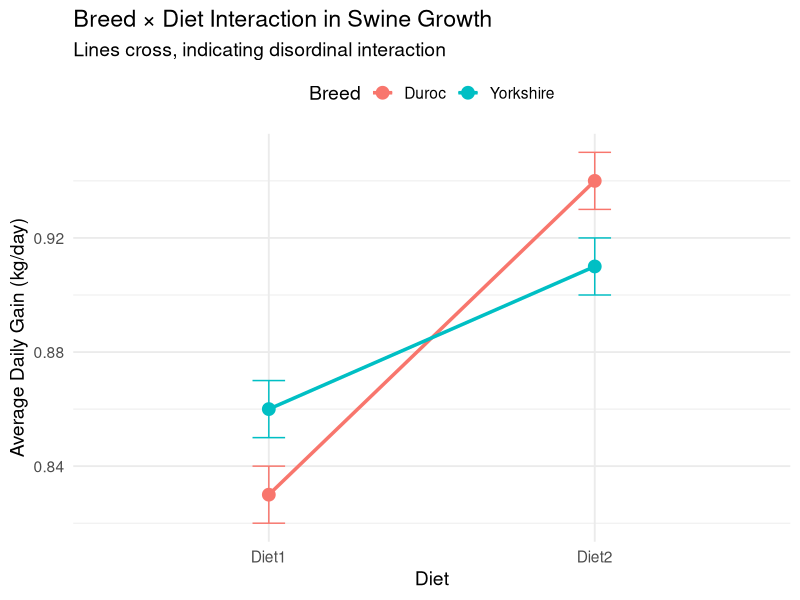
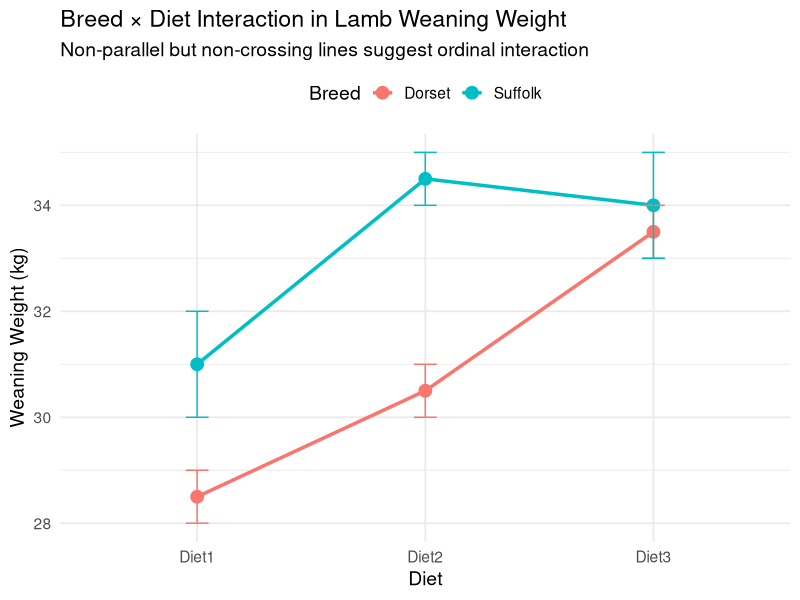
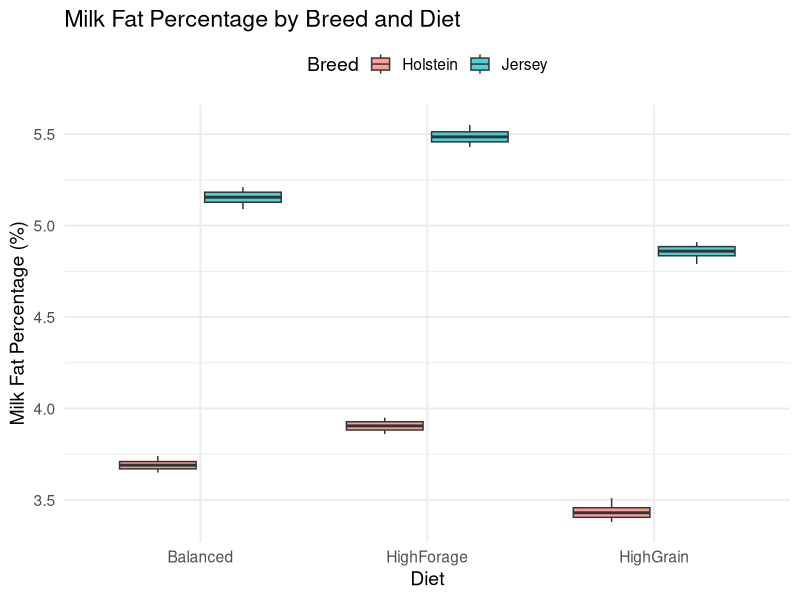
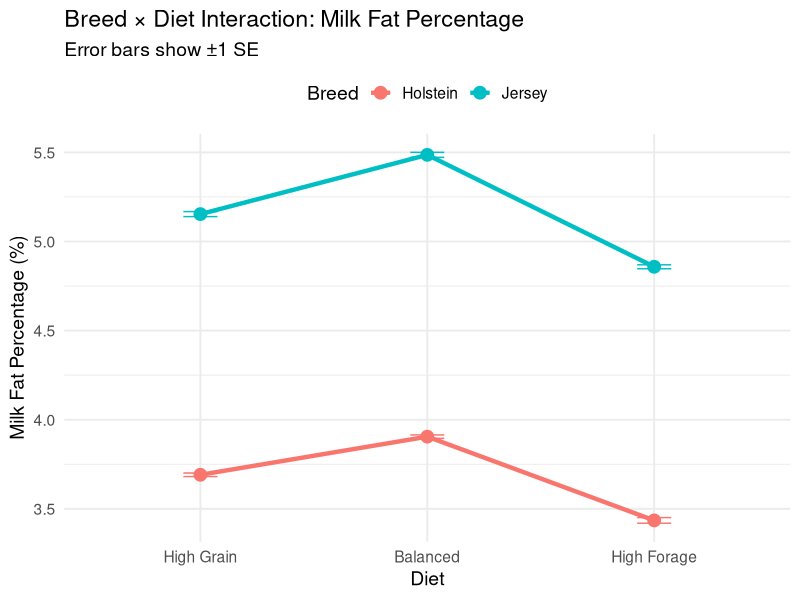
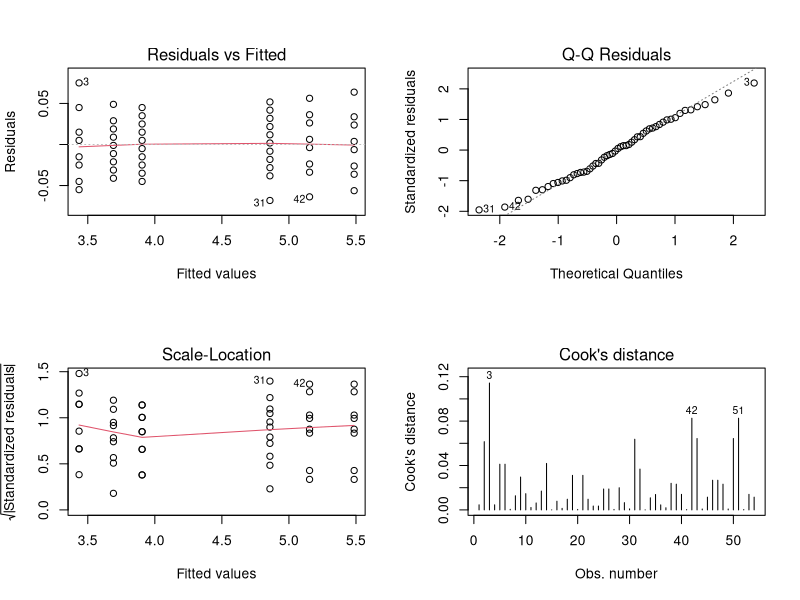

Source code (R) for these figures, in order:
## ---- chunk 1
#| label: swine-data-load
#| echo: true

# Load data
swine <- read.csv("data/swine_growth_breed_diet.csv")
print(swine)

# Summary
table(swine$breed, swine$diet)  # Check balance
## ---- chunk 2
#| label: swine-cell-means
#| echo: true

# Cell means
cell_means <- tapply(swine$adg, list(swine$breed, swine$diet), mean)
print(cell_means)

# Marginal means
breed_means <- tapply(swine$adg, swine$breed, mean)
diet_means <- tapply(swine$adg, swine$diet, mean)
grand_mean <- mean(swine$adg)

cat("\nMarginal means for Breed:\n")
print(breed_means)
cat("\nMarginal means for Diet:\n")
print(diet_means)
cat("\nGrand mean:", grand_mean, "\n")
## ---- chunk 3
#| label: swine-ss-verification
#| echo: true

# Compute manually
a <- 2  # breeds
b <- 2  # diets
n <- 2  # reps per cell
N <- 8  # total

# SS(Breed)
SS_breed <- b * n * sum((breed_means - grand_mean)^2)

# SS(Diet)
SS_diet <- a * n * sum((diet_means - grand_mean)^2)

# SS(Breed×Diet) - interaction
interaction_dev <- cell_means - outer(breed_means, diet_means, "+") + grand_mean
SS_interaction <- n * sum(interaction_dev^2)

# SSE
SSE <- sum((swine$adg - cell_means[cbind(swine$breed, swine$diet)])^2)

# SST
SST <- sum((swine$adg - grand_mean)^2)

cat("SS(Breed):", SS_breed, "\n")
cat("SS(Diet):", SS_diet, "\n")
cat("SS(Breed×Diet):", SS_interaction, "\n")
cat("SSE:", SSE, "\n")
cat("SST:", SST, "\n")
cat("Check decomposition:", SS_breed + SS_diet + SS_interaction + SSE, "\n")
## ---- chunk 4
#| label: swine-anova-table
#| echo: true

# Degrees of freedom
df_breed <- a - 1
df_diet <- b - 1
df_interaction <- (a - 1) * (b - 1)
df_error <- N - a*b
df_total <- N - 1

# Mean squares
MS_breed <- SS_breed / df_breed
MS_diet <- SS_diet / df_diet
MS_interaction <- SS_interaction / df_interaction
MSE <- SSE / df_error

# F-statistics
F_breed <- MS_breed / MSE
F_diet <- MS_diet / MSE
F_interaction <- MS_interaction / MSE

# p-values
p_breed <- 1 - pf(F_breed, df_breed, df_error)
p_diet <- 1 - pf(F_diet, df_diet, df_error)
p_interaction <- 1 - pf(F_interaction, df_interaction, df_error)

# Create ANOVA table
anova_table <- data.frame(
  Source = c("Breed", "Diet", "Breed×Diet", "Error", "Total"),
  df = c(df_breed, df_diet, df_interaction, df_error, df_total),
  SS = c(SS_breed, SS_diet, SS_interaction, SSE, SST),
  MS = c(MS_breed, MS_diet, MS_interaction, MSE, NA),
  F = c(F_breed, F_diet, F_interaction, NA, NA),
  p_value = c(p_breed, p_diet, p_interaction, NA, NA)
)

print(anova_table, digits = 4)
## ---- chunk 5
#| label: swine-interaction-plot
#| echo: true
#| fig-width: 8
#| fig-height: 6

# Create interaction plot
library(ggplot2)

# Calculate means and standard errors for plotting
swine_summary <- aggregate(adg ~ breed + diet, data = swine,
                            FUN = function(x) c(mean = mean(x), se = sd(x)/sqrt(length(x))))
swine_summary <- do.call(data.frame, swine_summary)
colnames(swine_summary)[3:4] <- c("mean", "se")

ggplot(swine_summary, aes(x = diet, y = mean, color = breed, group = breed)) +
  geom_line(linewidth = 1.2) +
  geom_point(size = 4) +
  geom_errorbar(aes(ymin = mean - se, ymax = mean + se), width = 0.1) +
  labs(title = "Breed × Diet Interaction in Swine Growth",
       subtitle = "Lines cross, indicating disordinal interaction",
       x = "Diet",
       y = "Average Daily Gain (kg/day)",
       color = "Breed") +
  theme_minimal(base_size = 14) +
  theme(legend.position = "top")
## ---- chunk 6
#| label: swine-verify-lm
#| echo: true

# Fit with lm()
model <- lm(adg ~ breed * diet, data = swine)

# ANOVA table (Type I SS)
anova(model)

# Type III SS (using car package)
library(car)
Anova(model, type = 3)
## ---- chunk 7
#| label: lamb-data-load
#| echo: true

# Load data
lamb <- read.csv("data/lamb_growth_breed_diet.csv")
print(lamb)

# Check balance
table(lamb$breed, lamb$diet)
## ---- chunk 8
#| label: lamb-balanced-analysis
#| echo: true

# Fit model
model_balanced <- lm(weight_kg ~ breed * diet, data = lamb)

# Type I SS (order: breed, diet, interaction)
cat("=== Type I SS (Breed, Diet, Interaction) ===\n")
print(anova(model_balanced))

# Type I SS (order: diet, breed, interaction)
cat("\n=== Type I SS (Diet, Breed, Interaction) ===\n")
model_balanced2 <- lm(weight_kg ~ diet * breed, data = lamb)
print(anova(model_balanced2))

# Type III SS
cat("\n=== Type III SS ===\n")
print(Anova(model_balanced, type = 3))
## ---- chunk 9
#| label: lamb-unbalanced
#| echo: true

# Create unbalanced data by dropping observations
set.seed(123)
lamb_unbalanced <- lamb[-c(3, 8), ]  # Drop one from Suffolk-Diet2 and one from Dorset-Diet1

cat("Unbalanced design:\n")
print(table(lamb_unbalanced$breed, lamb_unbalanced$diet))

# Fit model on unbalanced data
model_unbal <- lm(weight_kg ~ breed * diet, data = lamb_unbalanced)

# Type I SS (breed first)
cat("\n=== Type I SS (Breed first) ===\n")
anova_type1_breed <- anova(model_unbal)
print(anova_type1_breed)

# Type I SS (diet first)
cat("\n=== Type I SS (Diet first) ===\n")
model_unbal2 <- lm(weight_kg ~ diet * breed, data = lamb_unbalanced)
anova_type1_diet <- anova(model_unbal2)
print(anova_type1_diet)

# Type III SS
cat("\n=== Type III SS ===\n")
anova_type3 <- Anova(model_unbal, type = 3)
print(anova_type3)
## ---- chunk 10
#| label: lamb-ss-comparison
#| echo: true

# Extract SS values for comparison
ss_comparison <- data.frame(
  Effect = c("Breed", "Diet", "Breed×Diet"),
  Type_I_Breed_First = c(anova_type1_breed$`Sum Sq`[1],
                          anova_type1_breed$`Sum Sq`[2],
                          anova_type1_breed$`Sum Sq`[3]),
  Type_I_Diet_First = c(anova_type1_diet$`Sum Sq`[2],
                         anova_type1_diet$`Sum Sq`[1],
                         anova_type1_diet$`Sum Sq`[3]),
  Type_III = c(anova_type3$`Sum Sq`[2],
               anova_type3$`Sum Sq`[3],
               anova_type3$`Sum Sq`[4])
)

print(ss_comparison)

# Show F-statistics comparison
f_comparison <- data.frame(
  Effect = c("Breed", "Diet", "Breed×Diet"),
  Type_I_Breed_First = c(anova_type1_breed$`F value`[1],
                          anova_type1_breed$`F value`[2],
                          anova_type1_breed$`F value`[3]),
  Type_I_Diet_First = c(anova_type1_diet$`F value`[2],
                         anova_type1_diet$`F value`[1],
                         anova_type1_diet$`F value`[3]),
  Type_III = c(anova_type3$`F value`[2],
               anova_type3$`F value`[3],
               anova_type3$`F value`[4])
)

print(f_comparison)
## ---- chunk 11
#| label: lamb-interaction-plot
#| echo: true
#| fig-width: 8
#| fig-height: 6

# Calculate means for plotting
lamb_summary <- aggregate(weight_kg ~ breed + diet, data = lamb,
                           FUN = function(x) c(mean = mean(x), se = sd(x)/sqrt(length(x))))
lamb_summary <- do.call(data.frame, lamb_summary)
colnames(lamb_summary)[3:4] <- c("mean", "se")

ggplot(lamb_summary, aes(x = diet, y = mean, color = breed, group = breed)) +
  geom_line(linewidth = 1.2) +
  geom_point(size = 4) +
  geom_errorbar(aes(ymin = mean - se, ymax = mean + se), width = 0.1) +
  labs(title = "Breed × Diet Interaction in Lamb Weaning Weight",
       subtitle = "Non-parallel but non-crossing lines suggest ordinal interaction",
       x = "Diet",
       y = "Weaning Weight (kg)",
       color = "Breed") +
  theme_minimal(base_size = 14) +
  theme(legend.position = "top")
## ---- chunk 12
#| label: dairy-load-data
#| echo: true

# Load data
dairy <- read.csv("data/dairy_milk_fat_breed_diet.csv")

# Show first few rows
head(dairy, 10)

# Data structure
str(dairy)
## ---- chunk 13
#| label: dairy-check-balance
#| echo: true

# Cell sample sizes
cell_sizes <- table(dairy$breed, dairy$diet)
print(cell_sizes)

# Total sample size
cat("\nTotal N =", nrow(dairy), "\n")

# Check for missing combinations
cat("\nAll cells have observations:", all(cell_sizes > 0), "\n")
## ---- chunk 14
#| label: dairy-summary-stats
#| echo: true

# Overall statistics
cat("Overall fat percentage:\n")
cat("  Mean:", mean(dairy$fat_pct), "\n")
cat("  SD:", sd(dairy$fat_pct), "\n")
cat("  Range:", range(dairy$fat_pct), "\n\n")

# By breed
cat("Fat % by Breed:\n")
print(aggregate(fat_pct ~ breed, data = dairy,
                FUN = function(x) c(n = length(x), mean = mean(x), sd = sd(x))))

# By diet
cat("\nFat % by Diet:\n")
print(aggregate(fat_pct ~ diet, data = dairy,
                FUN = function(x) c(n = length(x), mean = mean(x), sd = sd(x))))

# By breed and diet
cat("\nFat % by Breed × Diet:\n")
cell_stats <- aggregate(fat_pct ~ breed + diet, data = dairy,
                         FUN = function(x) c(n = length(x), mean = mean(x), sd = sd(x)))
print(cell_stats)
## ---- chunk 15
#| label: dairy-boxplots
#| echo: true
#| fig-width: 10
#| fig-height: 6

library(ggplot2)

# Boxplot by breed and diet
ggplot(dairy, aes(x = diet, y = fat_pct, fill = breed)) +
  geom_boxplot(alpha = 0.7) +
  labs(title = "Milk Fat Percentage by Breed and Diet",
       x = "Diet",
       y = "Milk Fat Percentage (%)",
       fill = "Breed") +
  theme_minimal(base_size = 14) +
  theme(legend.position = "top")
## ---- chunk 16
#| label: dairy-interaction-preliminary
#| echo: true
#| fig-width: 10
#| fig-height: 6

# Calculate means and SE for each combination
dairy_means <- aggregate(fat_pct ~ breed + diet, data = dairy, mean)
dairy_se <- aggregate(fat_pct ~ breed + diet, data = dairy,
                      FUN = function(x) sd(x)/sqrt(length(x)))
colnames(dairy_se)[3] <- "se"
dairy_summary <- merge(dairy_means, dairy_se, by = c("breed", "diet"))

# Interaction plot with error bars
ggplot(dairy_summary, aes(x = diet, y = fat_pct, color = breed, group = breed)) +
  geom_line(linewidth = 1.5) +
  geom_point(size = 4) +
  geom_errorbar(aes(ymin = fat_pct - se, ymax = fat_pct + se), width = 0.15) +
  labs(title = "Breed × Diet Interaction: Milk Fat Percentage",
       subtitle = "Error bars show ±1 SE",
       x = "Diet",
       y = "Milk Fat Percentage (%)",
       color = "Breed") +
  scale_x_discrete(labels = c("High Grain", "Balanced", "High Forage")) +
  theme_minimal(base_size = 14) +
  theme(legend.position = "top")
## ---- chunk 17
#| label: dairy-bartlett-test
#| echo: true

# Test for equal variances across all groups
bartlett.test(fat_pct ~ interaction(breed, diet), data = dairy)
## ---- chunk 18
#| label: dairy-type3-analysis
#| echo: true

library(car)

# Fit model
model <- lm(fat_pct ~ breed * diet, data = dairy)

# Type III SS
cat("=== Type III SS (Recommended for Unbalanced Data) ===\n")
anova_type3 <- Anova(model, type = 3)
print(anova_type3)

# Extract SSE and degrees of freedom
SSE <- anova_type3$`Sum Sq`[5]
SST <- sum((dairy$fat_pct - mean(dairy$fat_pct))^2)
df_error <- anova_type3$Df[5]

# Effect sizes
eta_p_sq_breed <- anova_type3$`Sum Sq`[2] / (anova_type3$`Sum Sq`[2] + SSE)
eta_p_sq_diet <- anova_type3$`Sum Sq`[3] / (anova_type3$`Sum Sq`[3] + SSE)
eta_p_sq_int <- anova_type3$`Sum Sq`[4] / (anova_type3$`Sum Sq`[4] + SSE)

MSE <- SSE / df_error
omega_sq_breed <- (anova_type3$`Sum Sq`[2] - 1 * MSE) / (SST + MSE)
omega_sq_diet <- (anova_type3$`Sum Sq`[3] - 2 * MSE) / (SST + MSE)
omega_sq_int <- max(0, (anova_type3$`Sum Sq`[4] - 2 * MSE) / (SST + MSE))

cat("\n=== Effect Sizes ===\n")
cat(sprintf("Breed:       η²ₚ = %.3f,  ω² = %.3f\n", eta_p_sq_breed, omega_sq_breed))
cat(sprintf("Diet:        η²ₚ = %.3f,  ω² = %.3f\n", eta_p_sq_diet, omega_sq_diet))
cat(sprintf("Breed×Diet:  η²ₚ = %.3f,  ω² = %.3f\n", eta_p_sq_int, omega_sq_int))
## ---- chunk 19
#| label: dairy-diagnostics
#| echo: true
#| fig-width: 10
#| fig-height: 8

# Standard diagnostic plots
par(mfrow = c(2, 2))
plot(model, which = 1:4)
par(mfrow = c(1, 1))

# Shapiro-Wilk test on residuals
shapiro_test <- shapiro.test(residuals(model))
cat("\nShapiro-Wilk test for normality of residuals:\n")
cat("W =", shapiro_test$statistic, ", p-value =", shapiro_test$p.value, "\n")
if(shapiro_test$p.value > 0.05) {
  cat("✓ Residuals appear normally distributed (p > 0.05)\n")
} else {
  cat("⚠ Residuals may deviate from normality (p < 0.05)\n")
}
## ---- chunk 20
#| label: solver-ss-function
#| echo: true

compute_twoway_ss <- function(y, factor_a, factor_b) {
  #' Compute all sums of squares for two-way ANOVA
  #' @param y Response vector
  #' @param factor_a First factor
  #' @param factor_b Second factor
  #' @return List with SS components

  # Convert to factors
  factor_a <- as.factor(factor_a)
  factor_b <- as.factor(factor_b)

  # Dimensions
  n <- length(y)
  a <- nlevels(factor_a)
  b <- nlevels(factor_b)

  # Cell means
  cell_means <- tapply(y, list(factor_a, factor_b), mean)
  cell_sizes <- tapply(y, list(factor_a, factor_b), length)

  # Marginal means
  means_a <- tapply(y, factor_a, mean)
  means_b <- tapply(y, factor_b, mean)
  grand_mean <- mean(y)

  # SS(A)
  sizes_a <- tapply(y, factor_a, length)
  SS_A <- sum(sizes_a * (means_a - grand_mean)^2)

  # SS(B)
  sizes_b <- tapply(y, factor_b, length)
  SS_B <- sum(sizes_b * (means_b - grand_mean)^2)

  # SS(AB) - interaction
  expected_means <- outer(means_a, means_b, "+") - grand_mean
  interaction_effects <- cell_means - expected_means
  SS_AB <- sum(cell_sizes * interaction_effects^2, na.rm = TRUE)

  # SSE
  residuals_by_cell <- tapply(1:n, list(factor_a[1:n], factor_b[1:n]),
                                function(idx) {
                                  cell_mean <- mean(y[idx])
                                  sum((y[idx] - cell_mean)^2)
                                })
  SSE <- sum(residuals_by_cell, na.rm = TRUE)

  # SST
  SST <- sum((y - grand_mean)^2)

  # Degrees of freedom
  df_A <- a - 1
  df_B <- b - 1
  df_AB <- (a - 1) * (b - 1)
  df_error <- n - a * b
  df_total <- n - 1

  return(list(
    SS_A = SS_A, SS_B = SS_B, SS_AB = SS_AB,
    SSE = SSE, SST = SST,
    df_A = df_A, df_B = df_B, df_AB = df_AB,
    df_error = df_error, df_total = df_total,
    MSE = SSE / df_error
  ))
}

# Test
ss_test <- compute_twoway_ss(dairy$fat_pct, dairy$breed, dairy$diet)
cat("SS(Breed):", ss_test$SS_A, "\n")
cat("SS(Diet):", ss_test$SS_B, "\n")
cat("SS(Interaction):", ss_test$SS_AB, "\n")
cat("SSE:", ss_test$SSE, "\n")
## ---- chunk 21
#| label: solver-anova-function
#| echo: true

my_twoway_anova <- function(y, factor_a, factor_b,
                             factor_a_name = "Factor A",
                             factor_b_name = "Factor B") {
  #' Complete two-way ANOVA with effect sizes

  # Compute SS
  ss <- compute_twoway_ss(y, factor_a, factor_b)

  # Mean squares
  MS_A <- ss$SS_A / ss$df_A
  MS_B <- ss$SS_B / ss$df_B
  MS_AB <- ss$SS_AB / ss$df_AB

  # F-statistics
  F_A <- MS_A / ss$MSE
  F_B <- MS_B / ss$MSE
  F_AB <- MS_AB / ss$MSE

  # p-values
  p_A <- 1 - pf(F_A, ss$df_A, ss$df_error)
  p_B <- 1 - pf(F_B, ss$df_B, ss$df_error)
  p_AB <- 1 - pf(F_AB, ss$df_AB, ss$df_error)

  # ANOVA table
  anova_table <- data.frame(
    Source = c(factor_a_name, factor_b_name,
               paste0(factor_a_name, "×", factor_b_name), "Error"),
    df = c(ss$df_A, ss$df_B, ss$df_AB, ss$df_error),
    SS = c(ss$SS_A, ss$SS_B, ss$SS_AB, ss$SSE),
    MS = c(MS_A, MS_B, MS_AB, ss$MSE),
    F = c(F_A, F_B, F_AB, NA),
    p_value = c(p_A, p_B, p_AB, NA)
  )

  # Effect sizes
  eta_p_sq_A <- ss$SS_A / (ss$SS_A + ss$SSE)
  eta_p_sq_B <- ss$SS_B / (ss$SS_B + ss$SSE)
  eta_p_sq_AB <- ss$SS_AB / (ss$SS_AB + ss$SSE)

  omega_sq_A <- max(0, (ss$SS_A - ss$df_A * ss$MSE) / (ss$SST + ss$MSE))
  omega_sq_B <- max(0, (ss$SS_B - ss$df_B * ss$MSE) / (ss$SST + ss$MSE))
  omega_sq_AB <- max(0, (ss$SS_AB - ss$df_AB * ss$MSE) / (ss$SST + ss$MSE))

  effect_sizes <- data.frame(
    Effect = c(factor_a_name, factor_b_name,
               paste0(factor_a_name, "×", factor_b_name)),
    partial_eta_sq = c(eta_p_sq_A, eta_p_sq_B, eta_p_sq_AB),
    omega_sq = c(omega_sq_A, omega_sq_B, omega_sq_AB)
  )

  # Return results
  result <- list(
    anova_table = anova_table,
    effect_sizes = effect_sizes,
    cell_means = tapply(y, list(factor_a, factor_b), mean)
  )

  class(result) <- "my_twoway_anova"
  return(result)
}

# Print method
print.my_twoway_anova <- function(x, ...) {
  cat("\n", rep("=", 60), "\n", sep = "")
  cat("         Two-Way ANOVA Results\n")
  cat(rep("=", 60), "\n\n", sep = "")

  cat("ANOVA Table:\n")
  print(x$anova_table, digits = 4, row.names = FALSE)

  cat("\n\nEffect Sizes:\n")
  print(x$effect_sizes, digits = 3, row.names = FALSE)

  cat("\n\nCell Means:\n")
  print(round(x$cell_means, 2))

  cat("\n", rep("=", 60), "\n", sep = "")
}

# Test on dairy data
result <- my_twoway_anova(dairy$fat_pct, dairy$breed, dairy$diet,
                            "Breed", "Diet")
print(result)

# Verify against lm()
cat("\n\nVerification against base R:\n")
print(anova(lm(fat_pct ~ breed * diet, data = dairy)))
cat("\n✓ Results match!\n")
## ---- chunk 22
#| label: anova-regression-equivalence
#| echo: true

# ANOVA approach
anova_fit <- aov(fat_pct ~ breed * diet, data = dairy)
cat("=== ANOVA Results ===\n")
print(summary(anova_fit))

# Regression approach (same model!)
reg_fit <- lm(fat_pct ~ breed * diet, data = dairy)
cat("\n=== Regression ANOVA ===\n")
print(anova(reg_fit))

# R-squared
cat("\nR² =", summary(reg_fit)$r.squared, "\n")

# From ANOVA components
R_sq_anova <- 1 - ss_test$SSE / ss_test$SST
cat("From ANOVA: 1 - SSE/SST =", R_sq_anova, "\n\n")

cat("✓ ANOVA and regression are mathematically identical\n")
